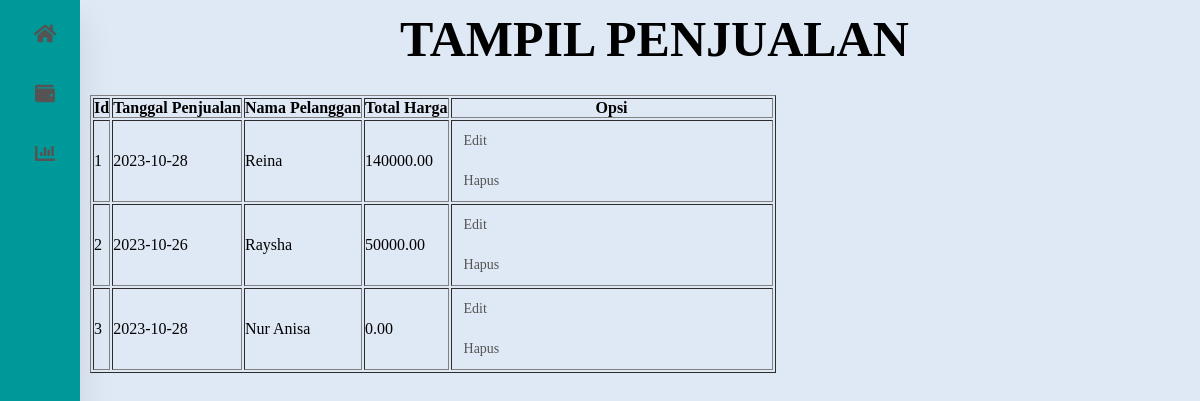
The page /tampil_penjualan.php (signed in) on the database its author committed.
### tables this page shows
CREATE TABLE `penjualan` (
  `id_penjualan` int(11) NOT NULL,
  `tanggal_penjualan` date NOT NULL,
  `nama_member` varchar(200) NOT NULL,
  `total_harga` decimal(10,2) NOT NULL
);

### tampil_penjualan.php (the view, shortened to what this page needs)
<!DOCTYPE html>
<html>
<html lang="en">
<head>
    <link rel="stylesheet" href="https://cdnjs.cloudflare.com/ajax/libs/font-awesome/5.15.4/css/all.min.css"/>
<body>
    <h2 style="position: absolute; top: 10px; left: 400px; font-size: 50px;">TAMPIL PENJUALAN</h2>
</body>
</head>
<body>
    <nav>
        <ul>
            <li><a href="index.php">
                <i class="fas fa-home"></i>
            </a></li>
            <li><a href="tambah_penjualan.php">
                <i class="fas fa-wallet"></i>
            </a></li>
            <li><a href="tampil_peenjualan.php">
                <i class="fas fa-chart-bar"></i>
            </a></li>
        </ul>
    </nav>
</body>
    <table border="1" dding: 3px; text-align: center;">
        <tr>
            <th>Id</th>
            <th>Tanggal Penjualan</th>
            <th>Nama Pelanggan</th>
            <th>Total Harga</th>
            <th> Opsi </th>
        </tr>
        <?php
            include 'koneksi.php';
            $no = 1;
            $data = mysqli_query($koneksi,"Select * From penjualan");
            while($d = mysqli_fetch_array($data)){
        ?>
        <tr>
            <td><?php echo $no++; ?></td>
            <td><?php echo $d['tanggal_penjualan'];?></td>
            <td><?php echo $d['nama_member'];?></td>
            <td><?php echo $d['total_harga'];?></td>
            <td>
                <a href="edit_penjualan.php?id=<?php echo $d['id_penjualan']; ?>">Edit</a>
                <a href="hapus_penjualan.php?id=<?php echo $d['id_penjualan']; ?>">Hapus</a>
            </td>
        </tr>
        <?php
            }
            ?>
    </table>
</body>
</html>

### tampil_penjualan.php (style rules this page uses)
* { margin: 0px; padding: 0px; outline: 0px; text-decoration: none; }
body { background: #dfe9f5; margin: 0; padding: 0; display: flex; justify-content: flex-start; align-items: flex-start; height: 97vh; }
table { margin: 95px 0 0 90px; }
nav { position: absolute; top: 0px; bottom: 0px; height: 100%; left: 0px; background: #009999; width: 80px; overflow: hidden; transition: width 0.2s linear; box-shadow: 0 20px 35px rgba(1, 0, 0, 0.1) }
a { position: relative; color: rgba(85, 83, 83); font-size: 14px; display: table; width: 300px; padding: 10px; }
.fas { position: relative; width: 70px; height: 40px; top: 14px; font-size: 20px; text-align: center; }

### rows shown on the page
penjualan: tanggal_penjualan "2023-10-28", nama_member "Reina", total_harga "140000.00"
penjualan: tanggal_penjualan "2023-10-26", nama_member "Raysha", total_harga "50000.00"
penjualan: tanggal_penjualan "2023-10-28", nama_member "Nur Anisa", total_harga "0.00"
